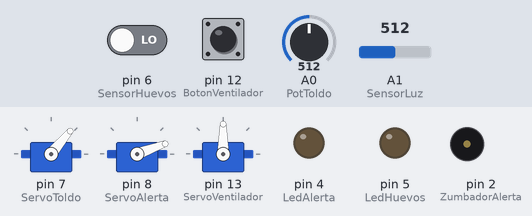
A sketch run on a simulated Arduino Uno, built with avr-gcc and run on an emulated ATmega328P. Parts: 3 × servo, output pins drawn as LEDs (lit = HIGH), buzzer (waves = sounding, pin HIGH). Inputs (shaded band) come from the test bench; at power-on: A0 (PotToldo) = 512, pin 6 (SensorHuevos) LOW, pin 12 (BotonVentilador) HIGH, A1 (SensorLuz) = 512.

Above: at 1.2 s.
1.3 s: A0 (PotToldo) set to 716
At 3.4 s:
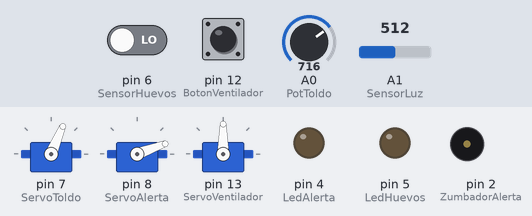
3.7 s: pin 6 (SensorHuevos) driven HIGH
At 5.3 s:
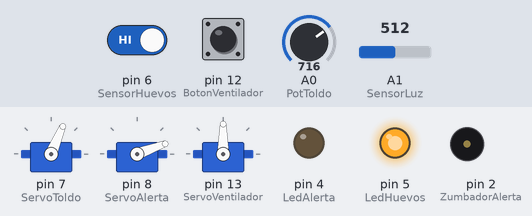
5.9 s: pin 12 (BotonVentilador) pulled LOW for 0.65 s
At 6.7 s:
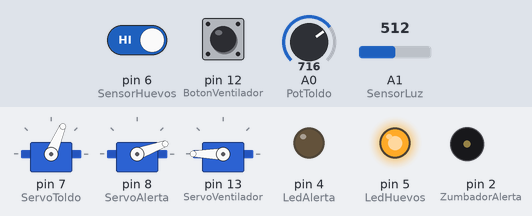
8.0 s: A0 (PotToldo) set to 900
At 9.5 s:
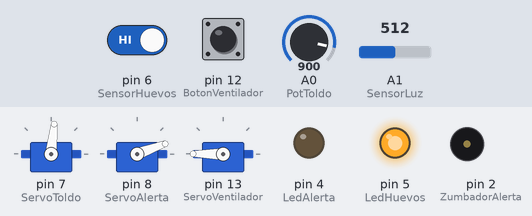
9.8 s: pin 6 (SensorHuevos) driven LOW
At 11.3 s:
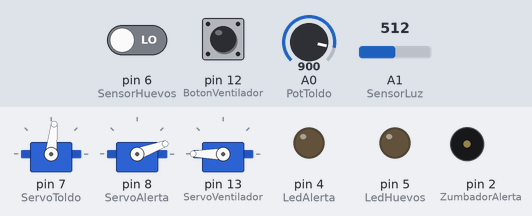
12.0 s: pin 12 (BotonVentilador) pulled LOW for 1 s
At 12.6 s:
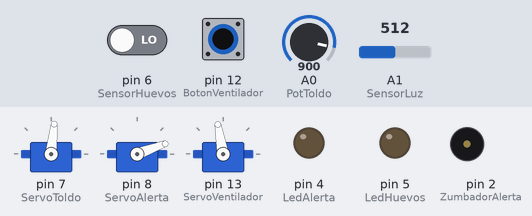
Timing chart, 0 to 15.0 s (numbered marks = the images above; inputs shaded):
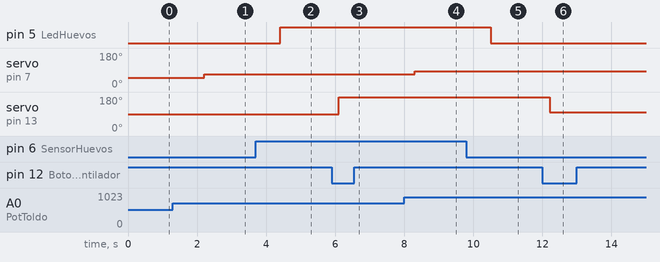

Measured:
- after the input at 1.3 s, servo on pin 7 (ServoToldo): 50° → 67° after 0.90 s
- after the input at 3.7 s, pin 5 (LedHuevos): LOW → HIGH after 0.70 s
- after the input at 5.9 s, servo on pin 13 (ServoVentilador): 90° → 180° after 0.21 s
- after the input at 8.0 s, servo on pin 7 (ServoToldo): 67° → 84° after 0.31 s
- after the input at 9.8 s, pin 5 (LedHuevos): HIGH → LOW after 0.71 s
- after the input at 12.0 s, servo on pin 13 (ServoVentilador): 180° → 100° after 0.21 s

The sketch:

scriptArduino.ino
```cpp
/***   Included libraries  ***/
#include <Servo.h>

/***   Global variables and function definition  ***/
uint8_t PotToldo = A0;
Servo ServoToldo;
uint8_t SensorHuevos = 6;
uint8_t LedHuevos = 5;
uint8_t LedAlerta = 4;
uint8_t SensorLuz = A1;
uint8_t SensorDepredador = 3;
uint8_t ZumbadorAlerta = 2;
Servo ServoAlerta;
Servo ServoVentilador;
uint8_t BotonVentilador = 12;
float mapeado_pot = 0;
float valor_sensor = 0;
float estado_Ventilador = 0;
float velocidad_Ventilador = 0;

/** Función que controla el sensor de infrarrojos. Detecta la presencia o ausencia de elementos en el mismo.**/
void sensorHuevos() {
    if (digitalRead(SensorHuevos)) {
        digitalWrite(LedHuevos, HIGH);
        delay(500);
    }
    else {
        digitalWrite(LedHuevos, LOW);
        delay(500);
    }
}

/** Función que controla los depredadores. Sólo funciona en ausencia de luz y cuando detecta presencia
  en el sensor de infrarrojos correspondiente. En el caso de detectar presencia, mueve un servo, hace sonar
  un zumbador y enchufa o apaga un led.**/
void sensorDepredadores() {
    if (analogRead(SensorLuz) < 100 && digitalRead(SensorDepredador)) {
        for (int bitbloqForCounter = 0; bitbloqForCounter < 3; bitbloqForCounter += 1) {
            tone(ZumbadorAlerta, 261, 100);
            delay(100);
            digitalWrite(LedAlerta, HIGH);
            ServoAlerta.write(30);
            delay(200);
            ServoAlerta.write(10);
            delay(200);
        }
        delay(500);
        ServoAlerta.write(20);
    }
    else {
        ServoAlerta.write(20);
        digitalWrite(LedAlerta, LOW);
        delay(100);
    }
}

/** Función que modificará la velocidad del ventilador que dispone el gallinero.
    Tendrá 3 velocidades de rotación, alta, baja y parado. Esta velocidad se controla
    a través de un botón.**/
void ventilacionGallinero() {
    if (digitalRead(BotonVentilador) == false) {
        ServoVentilador.write(velocidad_Ventilador);
    }
    else {
        if (estado_Ventilador == 0) {
            velocidad_Ventilador = 100;
            estado_Ventilador = 1;
        }
        else if (estado_Ventilador == 1) {
            velocidad_Ventilador = 180;
            estado_Ventilador = 2;
        }
        else {
            velocidad_Ventilador = 90;
            estado_Ventilador = 0;
        }
        delay(500);
    }
}


/***   Setup  ***/
void setup() {
    pinMode(PotToldo, INPUT);
    ServoToldo.attach(7);
    pinMode(SensorHuevos, INPUT);
    pinMode(LedHuevos, OUTPUT);
    pinMode(LedAlerta, OUTPUT);
    pinMode(SensorLuz, INPUT);
    pinMode(SensorDepredador, INPUT);
    pinMode(ZumbadorAlerta, OUTPUT);
    ServoAlerta.attach(8);
    ServoVentilador.attach(13);
    pinMode(BotonVentilador, INPUT);
    estado_Ventilador = 0;
    velocidad_Ventilador = 90;
    ServoAlerta.write(20);
}

/***   Loop  ***/
void loop() {
    if (analogRead(SensorLuz) > 100) {
        mapeado_pot = map(analogRead(PotToldo), 0, 1023, 5, 95);
        ServoToldo.write(mapeado_pot);
    }
    mapeado_pot = map(analogRead(PotToldo), 0, 1023, 5, 95);
    ServoToldo.write(mapeado_pot);
    sensorHuevos();
    sensorDepredadores();
    ventilacionGallinero();
}
```
